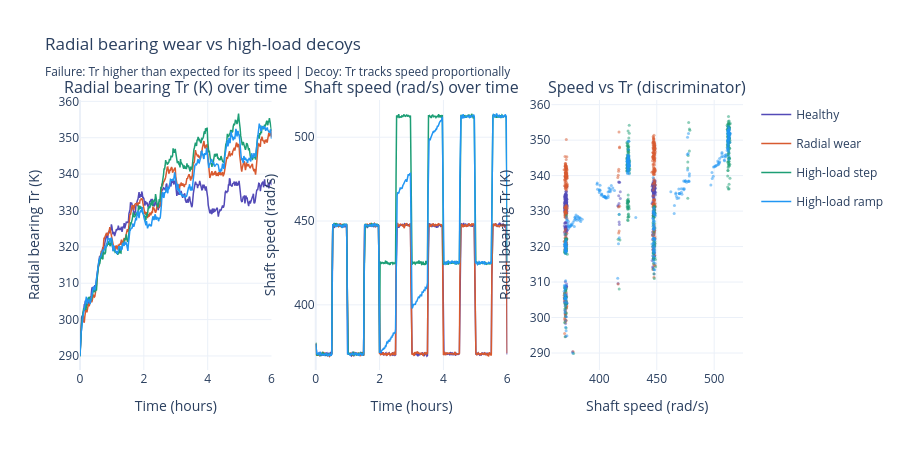

Source (notebook cell):
### Markdown cell above
## Plot 3 — Radial bearing wear vs high-load decoys

Same logic as thrust bearing: **both** show Tr rising, but the failure has excess heat not explained by load.

- **Failure:** Tr climbs with no speed increase — friction from degraded radial bearing
- **Hard negative:** Higher load → speed ↑ → Tr rises proportionally

### Code cell
# ── Plot 3: Radial bearing ──
fig = plot_group_interactive(
    scenarios=[
        ("normal",                       "Healthy",        COLOURS["normal"]),
        ("pump_radial_wear",             "Radial wear",    COLOURS["failure"]),
        ("decoy_radial_highload_step",   "High-load step", COLOURS["decoy"]),
        ("decoy_radial_highload_ramp",   "High-load ramp", "#2196F3"),
    ],
    signal_y="radial_bearing_K", signal_x="shaft_speed_rads",
    title="Radial bearing wear vs high-load decoys<br><sub>Failure: Tr higher than expected for its speed | Decoy: Tr tracks speed proportionally</sub>",
    y_label="Radial bearing Tr (K)", x_label="Shaft speed (rad/s)",
    scatter_label="Speed vs Tr (discriminator)"
)
show_fig(fig)

### Figure 1 — Plotly figure (JSON) as saved in the notebook; plotly's stock layout.template omitted (floating-point values rounded to 4 significant figures; data arrays with more than 128 entries replaced by an {"elided": "..."} marker saying what was removed)
{"data": [{"legendgroup": "Healthy", "line": {"color": "#534AB7", "width": 1.5}, "mode": "lines", "name": "Healthy", "type": "scatter", "x": {"elided": "361 float values"}, "xaxis": "x", "y": {"elided": "361 float values"}, "yaxis": "y"}, {"legendgroup": "Healthy", "line": {"color": "#534AB7", "width": 1.5}, "mode": "lines", "name": "Healthy", "showlegend": false, "type": "scatter", "x": {"elided": "361 float values"}, "xaxis": "x2", "y": {"elided": "361 float values"}, "yaxis": "y2"}, {"legendgroup": "Healthy", "marker": {"color": "#534AB7", "opacity": 0.5, "size": 3}, "mode": "markers", "name": "Healthy", "showlegend": false, "type": "scatter", "x": {"elided": "361 float values"}, "xaxis": "x3", "y": {"elided": "361 float values"}, "yaxis": "y3"}, {"legendgroup": "Radial wear", "line": {"color": "#D85A30", "width": 1.5}, "mode": "lines", "name": "Radial wear", "type": "scatter", "x": {"elided": "361 float values"}, "xaxis": "x", "y": {"elided": "361 float values"}, "yaxis": "y"}, {"legendgroup": "Radial wear", "line": {"color": "#D85A30", "width": 1.5}, "mode": "lines", "name": "Radial wear", "showlegend": false, "type": "scatter", "x": {"elided": "361 float values"}, "xaxis": "x2", "y": {"elided": "361 float values"}, "yaxis": "y2"}, {"legendgroup": "Radial wear", "marker": {"color": "#D85A30", "opacity": 0.5, "size": 3}, "mode": "markers", "name": "Radial wear", "showlegend": false, "type": "scatter", "x": {"elided": "361 float values"}, "xaxis": "x3", "y": {"elided": "361 float values"}, "yaxis": "y3"}, {"legendgroup": "High-load step", "line": {"color": "#1D9E75", "width": 1.5}, "mode": "lines", "name": "High-load step", "type": "scatter", "x": {"elided": "361 float values"}, "xaxis": "x", "y": {"elided": "361 float values"}, "yaxis": "y"}, {"legendgroup": "High-load step", "line": {"color": "#1D9E75", "width": 1.5}, "mode": "lines", "name": "High-load step", "showlegend": false, "type": "scatter", "x": {"elided": "361 float values"}, "xaxis": "x2", "y": {"elided": "361 float values"}, "yaxis": "y2"}, {"legendgroup": "High-load step", "marker": {"color": "#1D9E75", "opacity": 0.5, "size": 3}, "mode": "markers", "name": "High-load step", "showlegend": false, "type": "scatter", "x": {"elided": "361 float values"}, "xaxis": "x3", "y": {"elided": "361 float values"}, "yaxis": "y3"}, {"legendgroup": "High-load ramp", "line": {"color": "#2196F3", "width": 1.5}, "mode": "lines", "name": "High-load ramp", "type": "scatter", "x": {"elided": "361 float values"}, "xaxis": "x", "y": {"elided": "361 float values"}, "yaxis": "y"}, {"legendgroup": "High-load ramp", "line": {"color": "#2196F3", "width": 1.5}, "mode": "lines", "name": "High-load ramp", "showlegend": false, "type": "scatter", "x": {"elided": "361 float values"}, "xaxis": "x2", "y": {"elided": "361 float values"}, "yaxis": "y2"}, {"legendgroup": "High-load ramp", "marker": {"color": "#2196F3", "opacity": 0.5, "size": 3}, "mode": "markers", "name": "High-load ramp", "showlegend": false, "type": "scatter", "x": {"elided": "361 float values"}, "xaxis": "x3", "y": {"elided": "361 float values"}, "yaxis": "y3"}], "layout": {"annotations": [{"font": {"size": 16}, "showarrow": false, "text": "Radial bearing Tr (K) over time", "x": 0.1444, "xanchor": "center", "xref": "paper", "y": 1.0, "yanchor": "bottom", "yref": "paper"}, {"font": {"size": 16}, "showarrow": false, "text": "Shaft speed (rad/s) over time", "x": 0.5, "xanchor": "center", "xref": "paper", "y": 1.0, "yanchor": "bottom", "yref": "paper"}, {"font": {"size": 16}, "showarrow": false, "text": "Speed vs Tr (discriminator)", "x": 0.8556, "xanchor": "center", "xref": "paper", "y": 1.0, "yanchor": "bottom", "yref": "paper"}], "height": 450, "title": {"text": "Radial bearing wear vs high-load decoys<br><sub>Failure: Tr higher than expected for its speed | Decoy: Tr tracks speed proportionally</sub>"}, "xaxis": {"anchor": "y", "domain": [0.0, 0.2889], "title": {"text": "Time (hours)"}}, "xaxis2": {"anchor": "y2", "domain": [0.3556, 0.6444], "title": {"text": "Time (hours)"}}, "xaxis3": {"anchor": "y3", "domain": [0.7111, 1.0], "title": {"text": "Shaft speed (rad/s)"}}, "yaxis": {"anchor": "x", "domain": [0.0, 1.0], "title": {"text": "Radial bearing Tr (K)"}}, "yaxis2": {"anchor": "x2", "domain": [0.0, 1.0], "title": {"text": "Shaft speed (rad/s)"}}, "yaxis3": {"anchor": "x3", "domain": [0.0, 1.0], "title": {"text": "Radial bearing Tr (K)"}}}}
